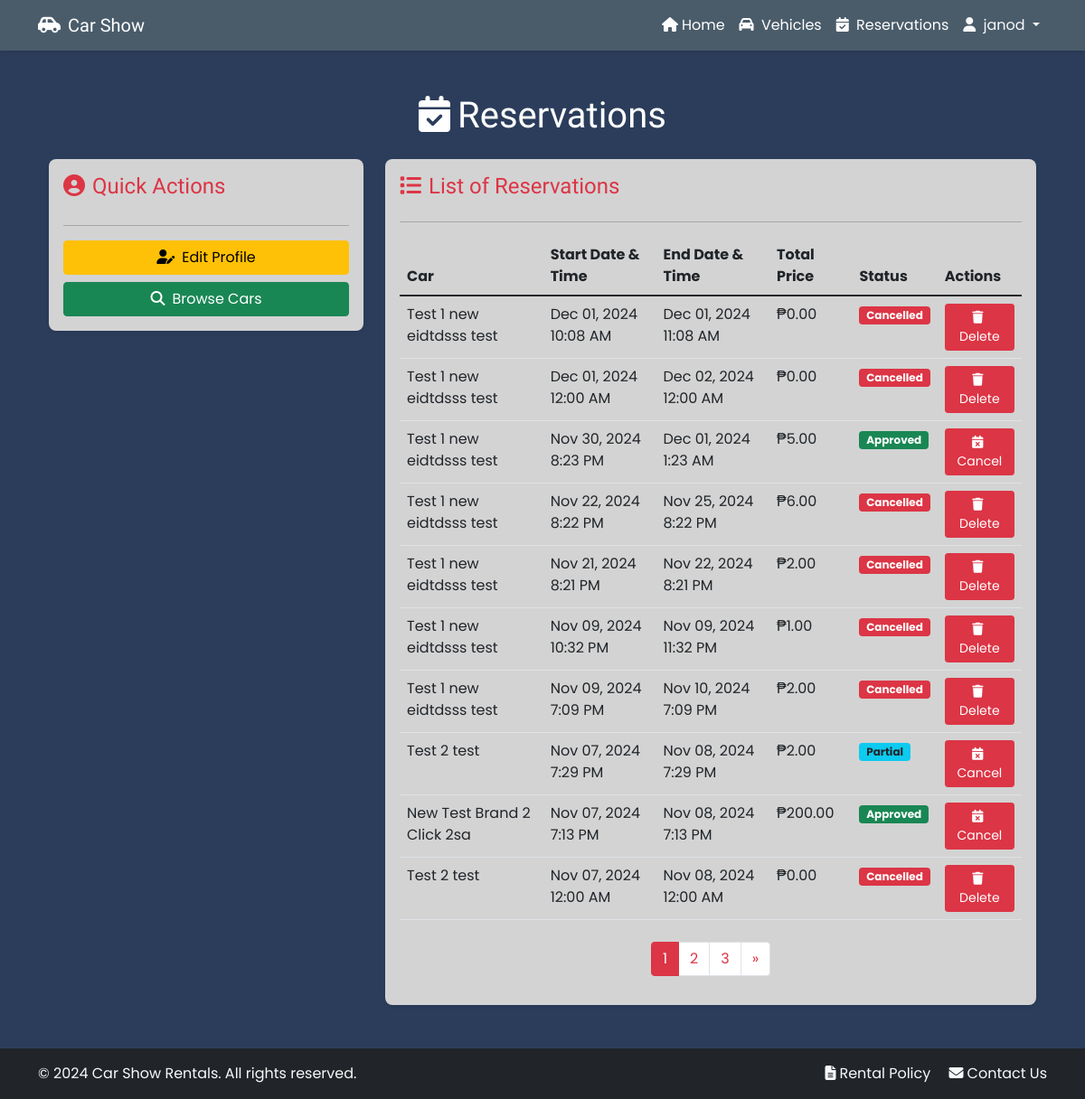
Page /reservations/ (signed in) on the earlier database version.
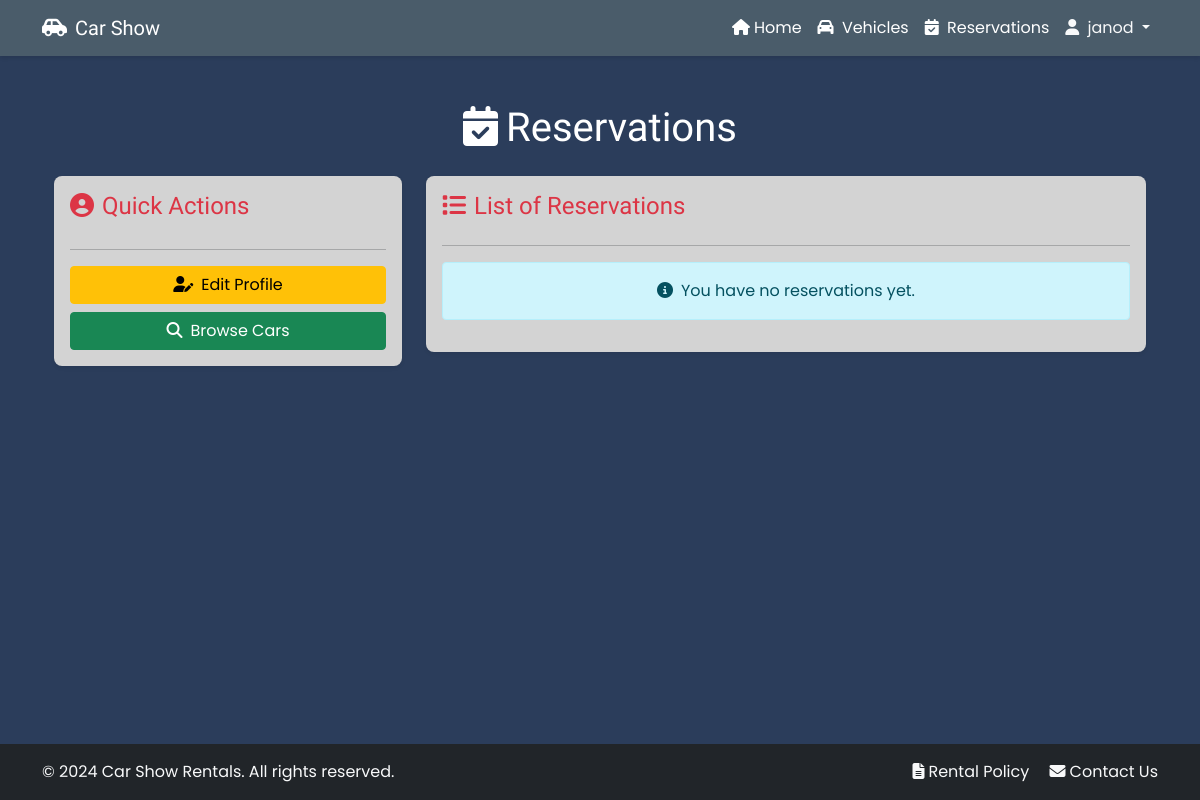
Same page on the later database version.
### backend/models.py (models this page shows, shortened)
class Reservation(models.Model):
    RATE_TYPES = [
        ('hourly', 'Hourly'),
        ('daily', 'Daily'),
        ('weekly', 'Weekly'),
    ]
    STATUS_CHOICES = [
        ('pending', 'Pending'),
        ('partial', 'Partial'),
        ('paid', 'Paid'),
        ('active', 'Active'),
        ('completed', 'Completed'),
        ('cancelled', 'Cancelled'),
    ]
    user = models.ForeignKey(User, on_delete=models.CASCADE)
    car = models.ForeignKey(Car, on_delete=models.CASCADE)
    rate_type = models.CharField(max_length=20, choices=RATE_TYPES)
    start_datetime = models.DateTimeField()
    end_datetime = models.DateTimeField()
    receipt_image = models.ImageField(upload_to='receipts/', blank=True, null=True)
    reference_number = models.CharField(max_length=50, blank=True, null=True)
    amount = models.DecimalField(max_digits=10, decimal_places=2, default=0)
    total_price = models.DecimalField(max_digits=10, decimal_places=2)
    status = models.CharField(max_length=20, choices=STATUS_CHOICES, default='pending')
    pickup_reminder_sent = models.BooleanField(default=False)
    return_reminder_sent = models.BooleanField(default=False)
    created_at = models.DateTimeField(auto_now_add=True)
    updated_at = models.DateTimeField(auto_now=True)
    class Meta:
        ordering = ['-created_at', '-updated_at']

class Car(models.Model):
    CAR_TYPES = [
        ('sedan', 'Sedan'),
        ('suv', 'SUV'),
        ('pick up', 'Pick Up'),
        ('van', 'Van'),
        ('mini van', 'Mini Van'),
    ]
    brand = models.CharField(max_length=100)
    model = models.CharField(max_length=100)
    year = models.IntegerField()
    total_units = models.IntegerField()
    unavailable_units = models.IntegerField(default=0)
    car_type = models.CharField(max_length=20, choices=CAR_TYPES)
    hourly_rate = models.DecimalField(max_digits=8, decimal_places=2)
    daily_rate = models.DecimalField(max_digits=8, decimal_places=2)
    features = models.TextField()
    created_at = models.DateTimeField(auto_now_add=True)
    class Meta:
        ordering = ['-created_at']

### frontend/views.py (the view)
# urls.py: path('reservations/', views.view_reservations, name='admin_reservations'),
@login_required
def view_reservations(request):
    reservations = Reservation.objects.filter(user=request.user).order_by('-start_datetime')
    paginator = Paginator(reservations, 10)
    page = request.GET.get('page')
    try:
        reservations = paginator.page(page)
    except PageNotAnInteger:
        reservations = paginator.page(1)
    except EmptyPage:
        reservations = paginator.page(paginator.num_pages)
    return render(request, 'frontend/reservations.html', {'reservations': reservations})

### frontend/templates/frontend/reservations.html (shortened to what this page needs)
{% extends 'frontend/base.html' %}
{% load static %}
{% block content %}
<div class="container">
    <h1 class="mb-4 text-white audiowide-font" style="text-align: center;"><i class="fas fa-calendar-check me-2"></i>Reservations</h1>
    <div class="row">
        <div class="col-md-4 mb-4">
            <div class="card shadow-sm" style="background-color: #d3d3d3;">
                <div class="card-body">
                    <h2 class="card-title h4 text-danger audiowide-font reservation-center"><i class="fas fa-user-circle me-2 mb-3"></i>Quick Actions</h2>
                    <hr>
                    <div class="d-grid gap-2">
                        <a href="{% url 'profile' %}" class="btn btn-warning"><i class="fas fa-user-edit me-2"></i>Edit Profile</a>
                        <a href="{% url 'cars' %}" class="btn btn-success"><i class="fas fa-search me-2"></i>Browse Cars</a>
                    </div>
                </div>
            </div>
        </div>
        <div class="col-md-8">
            <div class="card shadow-sm" style="background-color: #d3d3d3;">
                <div class="card-body">
                    <h2 class="card-title h4 mb-4 text-danger audiowide-font reservation-center"><i class="fas fa-list me-2"></i>List of Reservations</h2>
                    <hr>
                    {% if reservations %}
                        <div class="table-responsive">
                            <table class="table table-hover">
                                <thead>
                                    <tr>
                                        <th>Car</th>
                                        <th>Start Date & Time</th>
                                        <th>End Date & Time</th>
                                        <th>Total Price</th>
                                        <th>Status</th>
                                        <th>Actions</th>
                                    </tr>
                                </thead>
                                <tbody>
                                {% for reservation in reservations %}
                                    <tr>
                                        <td>{{ reservation.car.brand }} {{ reservation.car.model }}</td>
                                        <td>{{ reservation.start_datetime|date:"M d, Y g:i A"}}</td>
                                        <td>{{ reservation.end_datetime|date:"M d, Y g:i A"}}</td>
                                        <td>₱{{ reservation.total_price }}</td>
                                        <td>
                                            {% if reservation.status == 'pending' %}
                                                <span class="badge bg-warning text-dark">Pending</span>
                                            {% elif reservation.status == 'partial' %}
                                                <span class="badge bg-info text-dark">Partial</span>
                                            {% elif reservation.status == 'paid' %}
                                                <span class="badge bg-success">Approved</span>
                                            {% elif reservation.status == 'active' %}
                                                <span class="badge bg-primary">Active</span>
                                            {% elif reservation.status == 'completed' %}
                                                <span class="badge bg-secondary">Completed</span>
                                            {% elif reservation.status == 'cancelled' %}
                                                <span class="badge bg-danger">Cancelled</span>
                                            {% endif %}
                                        </td>
                                        <td>
                                            {% if reservation.status == 'pending' %}
                                            <div class="d-flex gap-1">
                                                <a href="{% url 'payment' reservation.id %}" class="btn btn-sm btn-primary">
                                                    <i class="fas fa-credit-card me-1"></i>
                                                        Pay Now
                                                </a>
                                                <button class="btn btn-danger btn-sm" data-bs-toggle="modal"
                                                        data-bs-target="#cancelModal-{{ reservation.id }}">
                                                    <i class="fas fa-calendar-times me-1"></i>Cancel
                                                </button>
                                            </div>
                                            {% elif reservation.status == 'active' or reservation.status == 'paid' or reservation.status == 'partial' %}
                                                <button class="btn btn-danger btn-sm" data-bs-toggle="modal"
                                                        data-bs-target="#cancelModal-{{ reservation.id }}">
                                                    <i class="fas fa-calendar-times me-1"></i>Cancel
                                                </button>
                                            {% elif reservation.status == 'completed' or reservation.status == 'cancelled' %}
                                                <button class="btn btn-danger btn-sm" data-bs-toggle="modal"
                                                        data-bs-target="#deleteModal-{{ reservation.id }}">
                                                    <i class="fas fa-trash me-1"></i>Delete
                                                </button>
                                            {% endif %}
                                        </td>
                                    </tr>
                                {% endfor %}
                                </tbody>
                            </table>
                        </div>
                    {% else %}
                        <p class="text-center alert alert-info">
                            <i class="fas fa-info-circle me-2"></i>You have no reservations yet.
                        </p>
                    {% endif %}
                    {% if reservations.has_other_pages %}
                    <nav aria-label="Page navigation" class="mt-2">
                        <ul class="pagination justify-content-center">
                            {% for i in reservations.paginator.page_range %}
                                {% if reservations.number == i %}
                                    <li class="page-item active"><span class="page-link bg-danger border-danger">{{ i }}</span></li>
                                {% else %}
                                    <li class="page-item"><a class="page-link text-danger" href="?page={{ i }}{% for key, value in request.GET.items %}{% if key != 'page' %}&{{ key }}={{ value }}{% endif %}{% endfor %}">{{ i }}</a></li>
                                {% endif %}
                            {% endfor %}
                            {% if reservations.has_next %}
                                <li class="page-item">
                                    <a class="page-link text-danger" href="?page={{ reservations.next_page_number }}" aria-label="Next">
                                        <span aria-hidden="true">&raquo;</span>
                                    </a>
                                </li>
                            {% endif %}
                        </ul>
                    </nav>
                    {% endif %}
                </div>
            </div>
        </div>
    </div>
</div>
{% endblock %}

### frontend/templates/frontend/base.html (shortened to what this page needs)
<!DOCTYPE html>
{% load static %}
<html lang="en">
<head>
    <link href="https://cdn.jsdelivr.net/npm/aos@2.3.4/dist/aos.css" rel="stylesheet">
    <link href="https://cdn.jsdelivr.net/npm/bootstrap@5.1.3/dist/css/bootstrap.min.css" rel="stylesheet">
    <link rel="stylesheet" href="https://cdnjs.cloudflare.com/ajax/libs/font-awesome/6.1.1/css/all.min.css">
</head>
<body class="d-flex flex-column min-vh-100">
    <div class="toast-container position-fixed top-0 end-0 p-3" style="z-index: 1100">
    </div>
    <nav class="navbar navbar-expand-lg navbar-dark custom-color-1">
        <div class="container">
            <a class="navbar-brand audiowide-font" href="{% url 'home' %}"><i class="fas fa-car-side me-2"></i>Car Show</a>
            <div class="collapse navbar-collapse" id="navbarNav">
                <ul class="navbar-nav ms-auto">
                    <li class="nav-item">
                        <a class="nav-link" href="{% url 'home' %}" style="color: #ffffff;"><i class="fas fa-home me-1"></i>Home</a>
                    </li>
                    <li class="nav-item">
                        <a class="nav-link" href="{% url 'cars' %}" style="color: #ffffff;"><i class="fas fa-car me-1"></i> Vehicles</a>
                    </li>
                    {% if user.is_authenticated %}
                        <li class="nav-item">
                            <a class="nav-link" href="{% url 'reservations' %}" style="color: #ffffff;"><i class="fas fa-calendar-check me-1"></i> Reservations</a>
                        </li>
                        <li class="nav-item dropdown">
                            <a class="nav-link dropdown-toggle text-light" href="#" id="navbarDropdown" role="button" data-bs-toggle="dropdown">
                                <i class="fas fa-user me-1"></i> {{ user.username }}
                            </a>
                        </li>
                    {% endif %}
                </ul>
            </div>
        </div>
    </nav>
    <main class="flex-grow-1 py-5">
        <div class="container">
            {% block content %}{% endblock %}
        </div>
    </main>
    <footer class="bg-dark text-light mt-auto py-3">
        <div class="container">
            <div class="row">
                <div class="col-md-6 text-center text-md-start">
                    <span>&copy; {% now "Y" %} Car Show Rentals. All rights reserved.</span>
                </div>
                <div class="col-md-6 text-center text-md-end">
                    <a href="{% url 'rental_policy' %}" class="text-light me-3 text-decoration-none"><i class="fas fa-file-alt me-1"></i>Rental Policy</a>
                    <a href="{% url 'contact_us' %}" class="text-light text-decoration-none"><i class="fas fa-envelope me-1"></i>Contact Us</a>
                </div>
            </div>
        </div>
    </footer>
</body>
</html>

### frontend/templates/frontend/base.html (style rules this page uses)
.audiowide-font { font-family: 'Audiowide'; }
body { font-family: 'Poppins', sans-serif; background-color: #2b3d5b; }
.navbar { box-shadow: 0 2px 4px rgba(0,0,0,.1); }
.card { border: none; border-radius: 0.5rem; box-shadow: 0 4px 6px rgba(0,0,0,.1); transition: all 0.3s ease; }
.custom-color-1 { background-color: #4a5c6a; color: #2b3d5b; }

Differences in the rows shown:
removed Reservation: car.brand "Test 1 new eidtdsss", car.model "test", start_datetime "Dec 01, 2024 10:08 AM", end_datetime "Dec 01, 2024 11:08 AM", total_price "0.00", status "Cancelled"
removed Reservation: car.brand "Test 1 new eidtdsss", car.model "test", start_datetime "Dec 01, 2024 12:00 AM", end_datetime "Dec 02, 2024 12:00 AM", total_price "0.00", status "Cancelled"
removed Reservation: car.brand "Test 1 new eidtdsss", car.model "test", start_datetime "Nov 30, 2024 8:23 PM", end_datetime "Dec 01, 2024 1:23 AM", total_price "5.00", status "Approved"
removed Reservation: car.brand "Test 1 new eidtdsss", car.model "test", start_datetime "Nov 22, 2024 8:22 PM", end_datetime "Nov 25, 2024 8:22 PM", total_price "6.00", status "Cancelled"
removed Reservation: car.brand "Test 1 new eidtdsss", car.model "test", start_datetime "Nov 21, 2024 8:21 PM", end_datetime "Nov 22, 2024 8:21 PM", total_price "2.00", status "Cancelled"
removed Reservation: car.brand "Test 1 new eidtdsss", car.model "test", start_datetime "Nov 09, 2024 10:32 PM", end_datetime "Nov 09, 2024 11:32 PM", total_price "1.00", status "Cancelled"
removed Reservation: car.brand "Test 1 new eidtdsss", car.model "test", start_datetime "Nov 09, 2024 7:09 PM", end_datetime "Nov 10, 2024 7:09 PM", total_price "2.00", status "Cancelled"
removed Reservation: car.brand "Test 2", car.model "test", start_datetime "Nov 07, 2024 7:29 PM", end_datetime "Nov 08, 2024 7:29 PM", total_price "2.00", status "Partial"
removed Reservation: car.brand "New Test Brand 2", car.model "Click 2sa", start_datetime "Nov 07, 2024 7:13 PM", end_datetime "Nov 08, 2024 7:13 PM", total_price "200.00", status "Approved"
removed Reservation: car.brand "Test 2", car.model "test", start_datetime "Nov 07, 2024 12:00 AM", end_datetime "Nov 08, 2024 12:00 AM", total_price "0.00", status "Cancelled"
Other differences:
text no longer shown: "Car Start Date & Time End Date & Time Total Price Status Actions »"
text now shown: "You have no reservations yet."
list line gone: "1"
list line gone: "2"
list line gone: "3"
